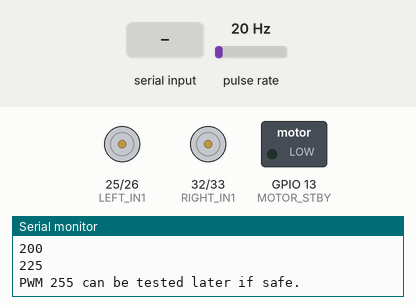
A sketch run on a simulated ESP32. Parts: motor-driver pin pairs drawn as motors (green arrow = first pin HIGH = forward, orange = second pin HIGH = backward, longer = more drive, scaled by the enable pin, stopped while the standby pin is LOW), switched loads named in the sketch (green lamp = pin HIGH), the last lines printed to the serial monitor. Wiring (inferred from the names in the program): pulse sensor: data GPIO 35. The inputs (shaded band) are chosen by the test bench; at power-on: pulse rate 20 Hz.

Above: at 2.2 s.
2.3 s: "90,45\n" received over Serial
At 6.1 s:
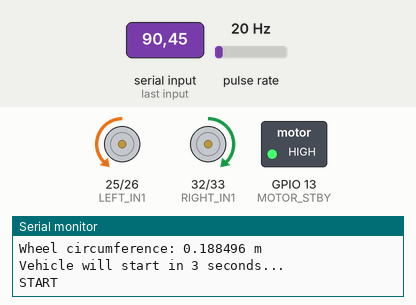
Timing chart, 0 to 16.8 s (numbered marks = the images above; inputs shaded):
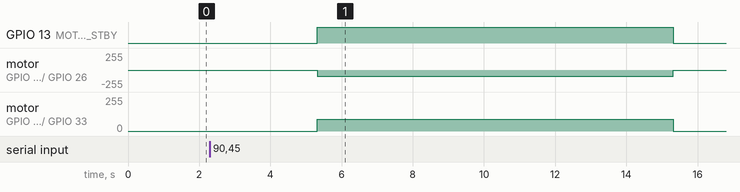

Measured:
- after the input at 2.3 s, GPIO 13 (MOTOR_STBY): LOW → HIGH after 3.0 s, → LOW 10.0 s later; motor on GPIO 25 (LEFT_IN1) / GPIO 26 (LEFT_IN2): stopped → backward 90/255 after 3.0 s, → stopped 10.0 s later; motor on GPIO 32 (RIGHT_IN1) / GPIO 33 (RIGHT_IN2): stopped → forward 90/255 after 3.0 s, → stopped 10.0 s later

The sketch:

VEHICLE_SPEED_CALIBRATION.ino
```cpp
/*
  ============================================================
  SIH 2026-27
  FOG-ORCHESTRATOR
  VEHICLE SPEED CALIBRATION
  ============================================================

  Based on the frozen hardware connections from the
  FOG-ORCHESTRATOR vehicle code.

  Vehicle A:
      Encoder PPR = 42

  Vehicle B:
      Encoder PPR = 43

  Wheel diameter:
      6 cm

  Test:
      Enter PWM in Serial Monitor.
      Vehicle runs for 10 seconds.
      Record:
          - encoder counts
          - RPM
          - encoder-derived speed
          - actual measured distance

  ESP32 Arduino Core 3.x
  ============================================================
*/


#include <Arduino.h>


// ============================================================
// SELECT VEHICLE
// ============================================================

// 1 = Vehicle A
// 2 = Vehicle B

#define VEHICLE 1


// ============================================================
// VEHICLE PARAMETERS
// ============================================================

// Effective calibrated PPR matching production firmware (K = 34.58 pulses/rev)
#define ENCODER_EFFECTIVE_PPR 34.58f

#if VEHICLE == 1

const float PPR = ENCODER_EFFECTIVE_PPR; // Calibrated effective PPR (nominal 42.0f)

#else

const float PPR = ENCODER_EFFECTIVE_PPR; // Calibrated effective PPR (nominal 43.0f)

#endif


// ============================================================
// FROZEN MOTOR CONNECTIONS
// FROM YOUR ORIGINAL VEHICLE CODE
// ============================================================

// LEFT MOTOR

#define LEFT_IN1   25
#define LEFT_IN2   26
#define LEFT_PWM   27


// RIGHT MOTOR

#define RIGHT_IN1  32
#define RIGHT_IN2  33
#define RIGHT_PWM  14


// MOTOR STANDBY

#define MOTOR_STBY 13


// ============================================================
// SPEED SENSOR
// ============================================================

#define SPEED_SENSOR_PIN 35


// ============================================================
// WHEEL
// ============================================================

const float WHEEL_DIAMETER_M = 0.06f;

const float WHEEL_CIRCUMFERENCE_M =
    PI * WHEEL_DIAMETER_M;


// ============================================================
// PWM
// ============================================================

const int PWM_FREQUENCY = 1000;

const int PWM_RESOLUTION = 8;


// ============================================================
// TEST TIME
// ============================================================

const unsigned long TEST_TIME_MS = 10000;


// ============================================================
// ENCODER
// ============================================================

volatile unsigned long pulseCount = 0;


// ============================================================
// ENCODER INTERRUPT
// ============================================================

void IRAM_ATTR speedSensorISR()
{
    pulseCount++;
}


// ============================================================
// MOTOR FORWARD
// ============================================================

void setForwardDirection()
{
    /*
      Based directly on your existing code.
    */

    // LEFT MOTOR
    digitalWrite(LEFT_IN1, LOW);
    digitalWrite(LEFT_IN2, HIGH);

    // RIGHT MOTOR
    digitalWrite(RIGHT_IN1, HIGH);
    digitalWrite(RIGHT_IN2, LOW);
}


// ============================================================
// MOTOR STOP
// ============================================================

void stopVehicle()
{
    ledcWrite(LEFT_PWM, 0);
    ledcWrite(RIGHT_PWM, 0);

    digitalWrite(LEFT_IN1, LOW);
    digitalWrite(LEFT_IN2, LOW);

    digitalWrite(RIGHT_IN1, LOW);
    digitalWrite(RIGHT_IN2, LOW);

    digitalWrite(MOTOR_STBY, LOW);
}


// ============================================================
// APPLY PWM
// ============================================================

void applyMotorPWM(int pwm)
{
    pwm = constrain(pwm, 0, 255);

    if (pwm == 0)
    {
        stopVehicle();
        return;
    }

    // Enable motor driver
    digitalWrite(MOTOR_STBY, HIGH);

    // Forward
    setForwardDirection();

    // Same PWM to both motors
    ledcWrite(LEFT_PWM, pwm);
    ledcWrite(RIGHT_PWM, pwm);
}


// ============================================================
// RUN CALIBRATION TEST
// ============================================================

void runCalibration(int pwm)
{
    Serial.println();
    Serial.println("========================================");
    Serial.println("          CALIBRATION TEST");
    Serial.println("========================================");

#if VEHICLE == 1
    Serial.println("Vehicle          : A");
#else
    Serial.println("Vehicle          : B");
#endif

    Serial.print("PWM              : ");
    Serial.println(pwm);

    Serial.print("PPR              : ");
    Serial.println(PPR);

    Serial.print("Wheel diameter   : ");
    Serial.print(WHEEL_DIAMETER_M, 3);
    Serial.println(" m");

    Serial.print("Wheel circumference: ");
    Serial.print(WHEEL_CIRCUMFERENCE_M, 6);
    Serial.println(" m");

    Serial.println();
    Serial.println("Vehicle will start in 3 seconds...");

    delay(3000);


    // --------------------------------------------------------
    // RESET ENCODER
    // --------------------------------------------------------

    noInterrupts();

    pulseCount = 0;

    interrupts();


    // --------------------------------------------------------
    // START MOTOR
    // --------------------------------------------------------

    Serial.println("START");

    applyMotorPWM(pwm);


    unsigned long startTime = millis();


    // --------------------------------------------------------
    // 10 SECOND TEST
    // --------------------------------------------------------

    while (millis() - startTime < TEST_TIME_MS)
    {
        delay(10);
    }


    // --------------------------------------------------------
    // STOP
    // --------------------------------------------------------

    stopVehicle();

    Serial.println("STOP");


    // --------------------------------------------------------
    // READ ENCODER
    // --------------------------------------------------------

    noInterrupts();

    unsigned long counts = pulseCount;

    interrupts();


    // ========================================================
    // CALCULATIONS
    // ========================================================

    float timeSeconds =
        TEST_TIME_MS / 1000.0f;


    // Wheel revolutions

    float revolutions =
        (float)counts / PPR;


    // RPM

    float rpm =
        (revolutions / timeSeconds) * 60.0f;


    // Encoder-derived distance

    float encoderDistance =
        revolutions *
        WHEEL_CIRCUMFERENCE_M;


    // Encoder-derived speed

    float encoderSpeed =
        encoderDistance /
        timeSeconds;


    // ========================================================
    // RESULTS
    // ========================================================

    Serial.println();
    Serial.println("----------------------------------------");
    Serial.println("                RESULTS");
    Serial.println("----------------------------------------");

    Serial.print("PWM                 : ");
    Serial.println(pwm);

    Serial.print("Encoder counts      : ");
    Serial.println(counts);

    Serial.print("Wheel revolutions   : ");
    Serial.println(revolutions, 4);

    Serial.print("Wheel RPM           : ");
    Serial.println(rpm, 3);

    Serial.print("Encoder distance    : ");
    Serial.print(encoderDistance, 4);
    Serial.println(" m");

    Serial.print("Encoder speed       : ");
    Serial.print(encoderSpeed, 4);
    Serial.println(" m/s");

    Serial.println("----------------------------------------");

    Serial.println();
    Serial.println("IMPORTANT:");
    Serial.println("Measure the ACTUAL ground distance");
    Serial.println("travelled during this 10-second run.");

    Serial.println();
    Serial.println("Then enter the next PWM.");
    Serial.println();
}


// ============================================================
// SETUP
// ============================================================

void setup()
{
    Serial.begin(115200);

    delay(1000);


    // ========================================================
    // HEADER
    // ========================================================

    Serial.println();
    Serial.println();
    Serial.println("========================================");
    Serial.println("   FOG-ORCHESTRATOR SPEED CALIBRATION");
    Serial.println("========================================");

#if VEHICLE == 1
    Serial.println("Vehicle: A");
#else
    Serial.println("Vehicle: B");
#endif

    Serial.print("PPR: ");
    Serial.println(PPR);

    Serial.print("Wheel diameter: ");
    Serial.print(WHEEL_DIAMETER_M * 100.0f);
    Serial.println(" cm");


    // ========================================================
    // MOTOR PINS
    // ========================================================

    pinMode(LEFT_IN1, OUTPUT);
    pinMode(LEFT_IN2, OUTPUT);

    pinMode(RIGHT_IN1, OUTPUT);
    pinMode(RIGHT_IN2, OUTPUT);

    pinMode(MOTOR_STBY, OUTPUT);


    // ========================================================
    // INITIAL MOTOR STATE
    // ========================================================

    digitalWrite(MOTOR_STBY, LOW);

    digitalWrite(LEFT_IN1, LOW);
    digitalWrite(LEFT_IN2, LOW);

    digitalWrite(RIGHT_IN1, LOW);
    digitalWrite(RIGHT_IN2, LOW);


    // ========================================================
    // ESP32 CORE 3.x PWM
    // ========================================================

    bool leftPWMOK =
        ledcAttach(
            LEFT_PWM,
            PWM_FREQUENCY,
            PWM_RESOLUTION
        );


    bool rightPWMOK =
        ledcAttach(
            RIGHT_PWM,
            PWM_FREQUENCY,
            PWM_RESOLUTION
        );


    if (!leftPWMOK || !rightPWMOK)
    {
        Serial.println();
        Serial.println("ERROR: PWM ATTACH FAILED!");

        while (true)
        {
            delay(1000);
        }
    }


    // ========================================================
    // SPEED SENSOR
    // ========================================================

    pinMode(
        SPEED_SENSOR_PIN,
        INPUT
    );


    attachInterrupt(
        digitalPinToInterrupt(SPEED_SENSOR_PIN),
        speedSensorISR,
        RISING
    );


    // ========================================================
    // MOTOR OFF
    // ========================================================

    stopVehicle();


    // ========================================================
    // READY
    // ========================================================

    Serial.println();
    Serial.println("========================================");
    Serial.println("READY FOR CALIBRATION");
    Serial.println("========================================");

    Serial.println();
    Serial.println("Enter PWM value in Serial Monitor.");

    Serial.println();
    Serial.println("Suggested sequence:");
    Serial.println("50");
    Serial.println("75");
    Serial.println("100");
    Serial.println("125");
    Serial.println("150");
    Serial.println("175");
    Serial.println("200");
    Serial.println("225");

    Serial.println();
    Serial.println("PWM 255 can be tested later if safe.");

    Serial.println();
}


// ============================================================
// LOOP
// ============================================================

void loop()
{
    if (Serial.available())
    {
        String input =
            Serial.readStringUntil('\n');

        input.trim();


        if (input.length() == 0)
        {
            return;
        }


        int pwm =
            input.toInt();


        // ----------------------------------------------------
        // VALIDATION
        // ----------------------------------------------------

        if (pwm < 0 || pwm > 255)
        {
            Serial.println();
            Serial.println(
                "ERROR: PWM must be 0-255."
            );

            return;
        }


        // ----------------------------------------------------
        // STOP COMMAND
        // ----------------------------------------------------

        if (pwm == 0)
        {
            stopVehicle();

            Serial.println();
            Serial.println("VEHICLE STOPPED.");

            return;
        }


        // ----------------------------------------------------
        // RUN
        // ----------------------------------------------------

        runCalibration(pwm);
    }
}
```
